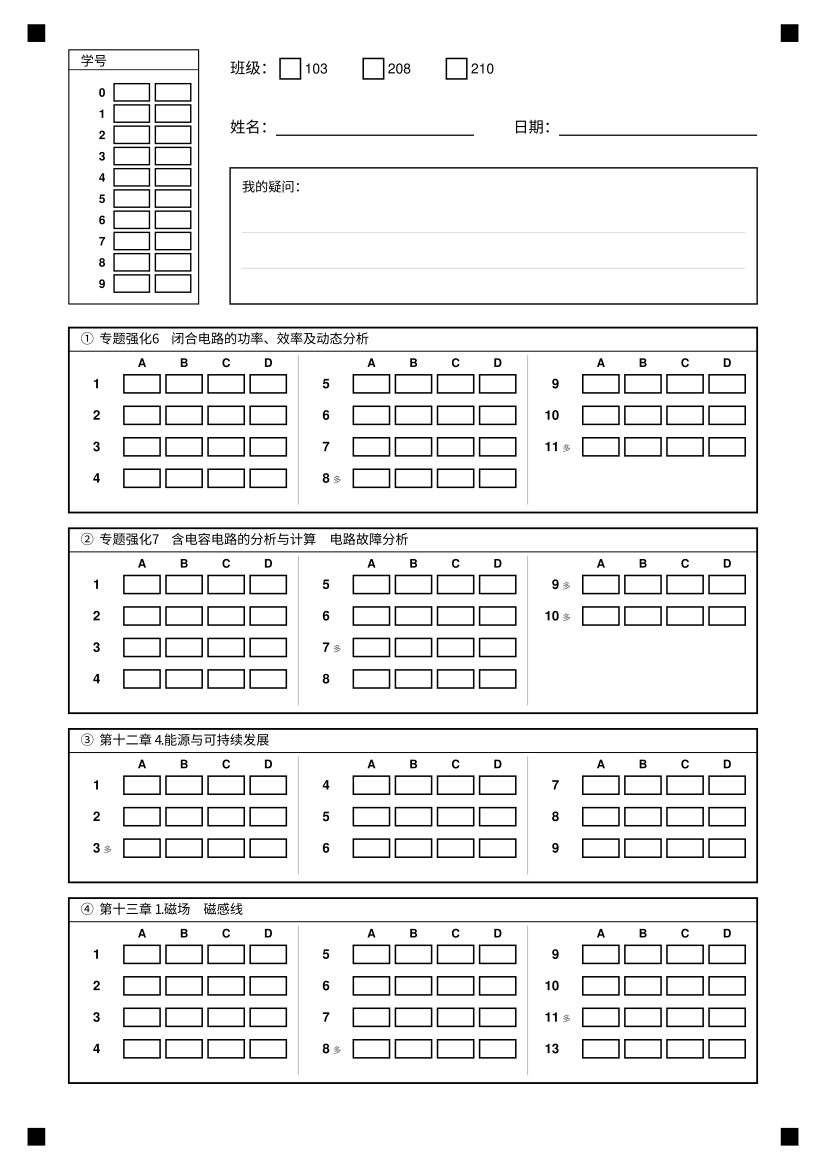

Python code for this plot:
# -*- coding: utf-8 -*-
"""特供答题卡 · 1页A4 · 4份作业 · 仅选择题涂卡"""
import os
from reportlab.lib.pagesizes import A4
from reportlab.pdfgen import canvas
from reportlab.lib.units import mm
from reportlab.pdfbase import pdfmetrics
from reportlab.pdfbase.cidfonts import UnicodeCIDFont

pdfmetrics.registerFont(UnicodeCIDFont('STSong-Light'))
CN, HV, HVB = 'STSong-Light', 'Helvetica', 'Helvetica-Bold'
_HERE = os.path.dirname(os.path.abspath(__file__))
OUT = os.path.join(_HERE, '答题卡_物理12-13章_4份作业.pdf')

W, H = A4

# ---- 作业清单：(标题, 选择题题号列表, 多选题号集合) ----------------
TASKS = [
    ("①  专题强化6　闭合电路的功率、效率及动态分析",
     list(range(1, 12)), {8, 11}),
    ("②  专题强化7　含电容电路的分析与计算　电路故障分析",
     list(range(1, 11)), {7, 9, 10}),
    ("③  第十二章 4.能源与可持续发展",
     list(range(1, 10)), {3}),
    ("④  第十三章 1.磁场　磁感线",
     list(range(1, 12)) + [13], {8, 11}),
]
CLASSES  = ["103", "208", "210"]
ID_COLS  = 2          # 学号位数

# ---- 版式参数 ------------------------------------------------------
FID, FID_X, FID_Y, QUIET = 4.5*mm, 7*mm, 6*mm, 6*mm
COLS       = 3          # 每份作业分几列
BOX_W, BOX_H = 9.2*mm, 4.6*mm
PITCH      = 10.7*mm
ROW_PITCH  = 8.0*mm
NUM_W      = 14*mm      # 题号栏宽
ID_BOX_W, ID_BOX_H = 9*mm, 4.4*mm
ID_PITCH   = 10.5*mm
ID_ROW     = 5.4*mm
PANEL_W    = 33*mm
TITLE_H    = 6.0*mm     # 块内标题带高
HDR_H      = 6.0*mm     # ABCD 列头高
BLOCK_GAP  = 4.0*mm
# --------------------------------------------------------------------

ML = MR = FID_X + FID + QUIET
CTOP = CBOT = FID_Y + FID + QUIET
x0, x1 = ML, W - MR
cw = x1 - x0

c = canvas.Canvas(OUT, pagesize=A4)
c.setTitle("答题卡 物理第12-13章 4份作业")

# ---- 四角定位块 ----
c.setFillColorRGB(0, 0, 0)
for fx in (FID_X, W - FID_X - FID):
    for fy in (FID_Y, H - FID_Y - FID):
        c.rect(fx, fy, FID, FID, stroke=0, fill=1)

top = H - CTOP

# ================= 学号面板（左上）=================
c.setFont(CN, 9.5)
c.drawString(x0 + 3*mm, top, "学号")
c.setLineWidth(0.6)
c.line(x0, top - 3, x0 + PANEL_W, top - 3)

id_x = x0 + PANEL_W - 2*mm - (ID_COLS - 1)*ID_PITCH - ID_BOX_W
id_first = top - 9*mm
for r in range(10):
    by = id_first - r*ID_ROW
    c.setFont(HVB, 8.5)
    c.drawRightString(id_x - 2.2*mm, by + 1.1*mm, str(r))
    c.setLineWidth(1.0)
    for d in range(ID_COLS):
        c.rect(id_x + d*ID_PITCH, by, ID_BOX_W, ID_BOX_H, stroke=1, fill=0)
panel_bot = id_first - 9*ID_ROW - 3*mm
c.setLineWidth(0.8)
c.rect(x0, panel_bot, PANEL_W, top + 4*mm - panel_bot, stroke=1, fill=0)

# ================= 班级 / 姓名 / 日期（右上）=================
hx = x0 + PANEL_W + 8*mm
hy = top - 2*mm
c.setFont(CN, 11)
c.drawString(hx, hy, "班级：")
bx = hx + c.stringWidth("班级：", CN, 11) + 3
bs = 5.2*mm
for lab in CLASSES:
    c.setLineWidth(1.1)
    c.rect(bx, hy - 1.4*mm, bs, bs, stroke=1, fill=0)
    c.setFont(HV, 10)
    c.drawString(bx + bs + 3, hy, lab)
    bx += bs + 3 + c.stringWidth(lab, HV, 10) + 9*mm
    c.setFont(CN, 11)

hy -= 15*mm
c.drawString(hx, hy, "姓名：")
c.setLineWidth(0.9)
c.line(hx + c.stringWidth("姓名：", CN, 11), hy - 2, hx + 62*mm, hy - 2)
c.drawString(hx + 72*mm, hy, "日期：")
c.line(hx + 72*mm + c.stringWidth("日期：", CN, 11), hy - 2, x1, hy - 2)

# ---- 我的疑问 ----
q_top = hy - 9*mm
q_bot = panel_bot
c.setLineWidth(1.0)
c.rect(hx, q_bot, x1 - hx, q_top - q_bot, stroke=1, fill=0)
c.setFont(CN, 9.5)
c.drawString(hx + 3*mm, q_top - 6*mm, "我的疑问：")
c.setLineWidth(0.4)
c.setStrokeColorRGB(0.75, 0.75, 0.75)
gl = q_top - 6*mm
while gl - 9*mm > q_bot + 3*mm:
    gl -= 9*mm
    c.line(hx + 3*mm, gl - 1.5*mm, x1 - 3*mm, gl - 1.5*mm)
c.setStrokeColorRGB(0, 0, 0)

# ================= 四个作业块 =================
y = panel_bot - BLOCK_GAP - 2*mm
gwidth = cw / COLS

for title, qnums, multi in TASKS:
    n = len(qnums)
    rows = -(-n // COLS)
    bh = TITLE_H + HDR_H + rows*ROW_PITCH + 3*mm
    by_top = y
    by_bot = y - bh

    c.setLineWidth(1.3)
    c.rect(x0, by_bot, cw, bh, stroke=1, fill=0)

    # 标题带
    ty = by_top - TITLE_H + 2*mm
    c.setFont(CN, 9.5)
    c.drawString(x0 + 3*mm, ty, title)
    c.setLineWidth(0.7)
    c.line(x0, by_top - TITLE_H, x1, by_top - TITLE_H)

    hdr_y = by_top - TITLE_H - HDR_H + 2*mm
    first_y = by_top - TITLE_H - HDR_H - BOX_H

    for col in range(COLS):
        gx = x0 + col*gwidth
        if col:
            c.setLineWidth(0.5)
            c.setStrokeColorRGB(0.62, 0.62, 0.62)
            c.line(gx, by_bot + 2*mm, gx, by_top - TITLE_H - 1*mm)
            c.setStrokeColorRGB(0, 0, 0)

        bx0 = gx + NUM_W
        c.setFont(HVB, 8.5)
        for i, lab in enumerate("ABCD"):
            c.drawCentredString(bx0 + i*PITCH + BOX_W/2, hdr_y, lab)

        for r in range(rows):
            k = col*rows + r
            if k >= n:
                break
            qn = qnums[k]
            yy = first_y - r*ROW_PITCH
            c.setFont(HVB, 9.5)
            c.drawRightString(gx + 8*mm, yy + 1.2*mm, str(qn))
            if qn in multi:
                c.setFont(CN, 6)
                c.setFillColorRGB(0.35, 0.35, 0.35)
                c.drawString(gx + 8.8*mm, yy + 1.2*mm, "多")
                c.setFillColorRGB(0, 0, 0)
            c.setLineWidth(1.1)
            for i in range(4):
                c.rect(bx0 + i*PITCH, yy, BOX_W, BOX_H, stroke=1, fill=0)

    y = by_bot - BLOCK_GAP

c.showPage()
c.save()
print("底部余量 %.1f mm（需 > %.1f）" % ((y + BLOCK_GAP - CBOT)/mm, 0))
print("题量：", [len(t[1]) for t in TASKS], "共", sum(len(t[1]) for t in TASKS))
